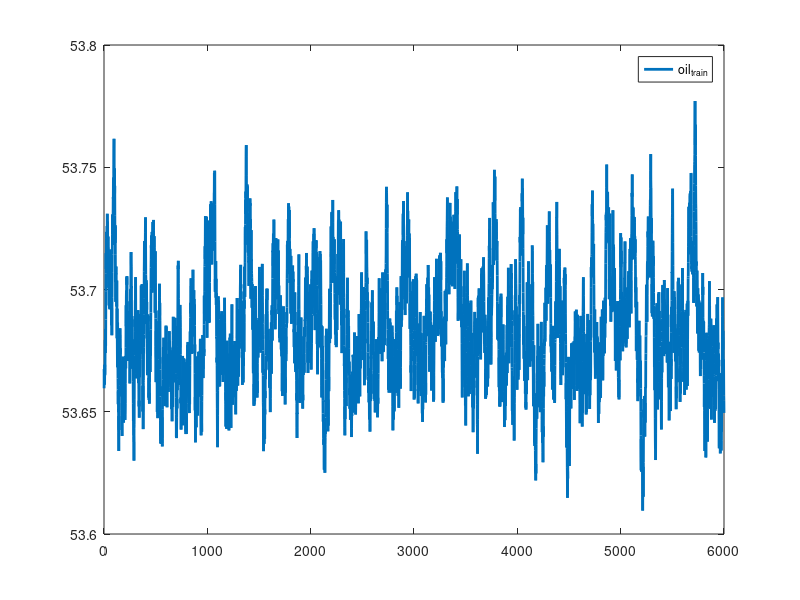

The MATLAB script that drew this image: (Note: this script raises an error after producing the figure.)

clear all
close all
clc 
rng('default')

%delta_theta_oil_plot=xlsread('PARAMETER_16_MARCH_2021.xlsx','B1:B26'); 
%Toil_plot = xlsread('PARAMETER_16_MARCH_2021.xlsx','A1:A26');  
%n_plot = xlsread('PARAMETER_16_MARCH_2021.xlsx','C1:C25'); 
%delta_theta_oil_GP=xlsread('PARAMETER_16_MARCH_2021.xlsx','E1:E26'); 
%Toil_GP = xlsread('PARAMETER_16_MARCH_2021.xlsx','D1:D26');  
%n_GP = xlsread('PARAMETER_16_MARCH_2021.xlsx','F1:F26');  

N=6000;
temp_amb=27+0.01*randn(N,1); %
OTS = 26.5; 
load1=0.4+0.01*rand(N/3,1);
load2=0.4+0.01*rand(N/3,1);
load3=0.4+0.01*rand(N/3,1);
load = [load1;load2;load3];

M=6000;
load4=0.7+0.01*rand(M/3,1);
load5=0.5+0.01*rand(M/3,1);
load6=0.2+0.01*rand(M/3,1);
load_test = [load5;load4;load6];
temp_amb_test = 26+0.01*randn(M,1);

load7=0.4+0.05*rand(M/3,1);
load8=0.4+0.05*rand(M/3,1);
load9=0.4+0.05*rand(M/3,1);
load_test_1 = [load7;load8;load9];
temp_amb_test1 = 30+0.01*randn(M,1);

Mu = ((0.13573*10^(-5))*exp((2797.3)./(OTS+273)))./((0.13573*10^(-5))*exp((2797.3)/(70+273)));
R = 37000/5400; 
A = (1+(R*(load.^2)))/(1+R); 
A2 = (1+(R*(load_test.^2)))/(1+R); 
A3 = (1+(R*(load_test_1.^2)))/(1+R); 
%% Calculating OIL temperature
t_initial = 53.65;
n = 0.25;
Toil= 100; 
delta_theta_oil = 70;
for i=1:N
    m_pu(i,1) = ((0.13573*10^(-5))*exp((2797.3)/(t_initial+273)))/((0.13573*10^(-5))*exp((2797.3)/(70+273)));
    oil_temp_calculated(i,1)=((5*(A(i,1).*delta_theta_oil ./Toil))-(((t_initial-temp_amb(i,1)).^(1+n)/(Toil*delta_theta_oil .^n.*m_pu(i,1).^n))*5))+t_initial; 
    oil_temp_calculated = abs(oil_temp_calculated);
    t_initial=oil_temp_calculated(end);
end
oil_temp_calculated=awgn(oil_temp_calculated,10e16,0);
figure(1)
plot(oil_temp_calculated,'linewidth',2)
legend('oil_{train}')

t_initial_test = 26; 
n = 0.25;
Toil= 100;
delta_theta_oil = 70;
for i=1:M
    m_pu_test(i,1) = ((0.13573*10^(-5))*exp((2797.3)/(t_initial_test+273)))/((0.13573*10^(-5))*exp((2797.3)/(70+273)));
    oil_temp_test(i,1)=((5*(A2(i,1).*delta_theta_oil ./Toil))-(((t_initial_test-temp_amb_test(i,1)).^(1+n)/(Toil*delta_theta_oil .^n.*m_pu_test(i,1).^n))*5))+t_initial_test; % 5 is the sampling time in mins
    oil_temp_test = abs(oil_temp_test);
    t_initial_test=oil_temp_test(end);
end


T = @(x)((5*(A(1:N-1,1).*x(2)./x(1)))-((((oil_temp_calculated(1:N-1))-temp_amb(2:N)).^(1+x(3))./...
    (x(2).^(x(3)).*x(1).*m_pu(1:N-1,1).^x(3)))*5))+(oil_temp_calculated(1:N-1))-...
    (oil_temp_calculated(2:N,1));
x0 = [10,700,1];
options = optimoptions(@lsqnonlin,'Algorithm','levenberg-marquardt'); 
x = lsqnonlin(T,x0,[],[],options); 
n1 = abs(x(3));
Toil1=abs(x(1));
delta_theta_oil1 = abs(x(2)); 

xdata=[load(2:N,1),temp_amb(2:N,1),oil_temp_calculated(1:N-1,1)];
y = oil_temp_calculated(2:N,1);
gpMdl = fitrgp(xdata,y,'FitMethod','sr','PredictMethod','sr','BasisFunction','pureQuadratic','KernelFunction',...
    'squaredexponential','ComputationMethod','qr','Standardize',1);
  
tini = 26;
 
yint1=[];
 
for i = 1:M
      m_pu_gp(i,1) = ((0.13573*10^(-5))*exp((2797.3)/(tini(i,1)+273)))/((0.13573*10^(-5))*exp((2797.3)/(48+273)));
     [est(i,1),~,yi] =  predict(gpMdl,[load_test(i),temp_amb_test(i),tini(i,1)]);
     tini(i+1,1) = est(end,1);%[tini;est(end,1)];
     yint1=[yint1;yi];
 %xdata = [xdata;[load_test(i),temp_amb(i),tini(i,1)]];
 %y = [y;est(end,1)];
 %gpMdl = fitrgp(xdata,y);
 end
 
 t = linspace(1,M,M)';
 figure(2)
 hold on
 plot(oil_temp_test,'--','LineWidth',2)
 plot(est,'LineWidth',2)
 patch([t;flipud(t)],[yint1(:,1);flipud(yint1(:,2))],'k','FaceAlpha',0.1);
 legend({'oil_temp_test','GP_{est}','confidence interval'})
 
 T1 = @(x)((5*(A2(1:M-1,1).*x(2)./x(1)))-((((est(1:M-1))-temp_amb_test(2:M)).^(1+x(3))./...
     (x(2).^(x(3)).*x(1).*m_pu_gp(1:M-1,1).^x(3)))*5))+(est(1:M-1))-...
     (est(2:M,1));
 x0 = [10,700,1];  
 options = optimoptions(@lsqnonlin,'Algorithm','levenberg-marquardt'); %selection of Optimisation method
 x1 = lsqnonlin(T1,x0,[],[],options); % parameter estimation using curve fitting
 n2 = abs(x1(3));
 Toil2=abs(x1(1)); 
 delta_theta_oil2 = abs(x1(2));
 
% figure(3)
% hold on
% plot(delta_theta_oil_plot)
% plot(delta_theta_oil_GP)
% plot(Toil_plot)
% plot(Toil_GP)
% plot(Toil*ones(26),'--')
% plot(delta_theta_oil*ones(26),'--')
% legend({'\Delta oil_{train}','\Delta oil_{GP}','\tau_{train}','\tau_{GP}','\tau_{ref}','\Delta oil_{ref}'})
% 
% figure(4)
% hold on
% plot(n_plot)
% plot(n_GP)
% plot(n*ones(26),'--')
% legend({'n_{train}','n_{GP}','n_{ref}'})